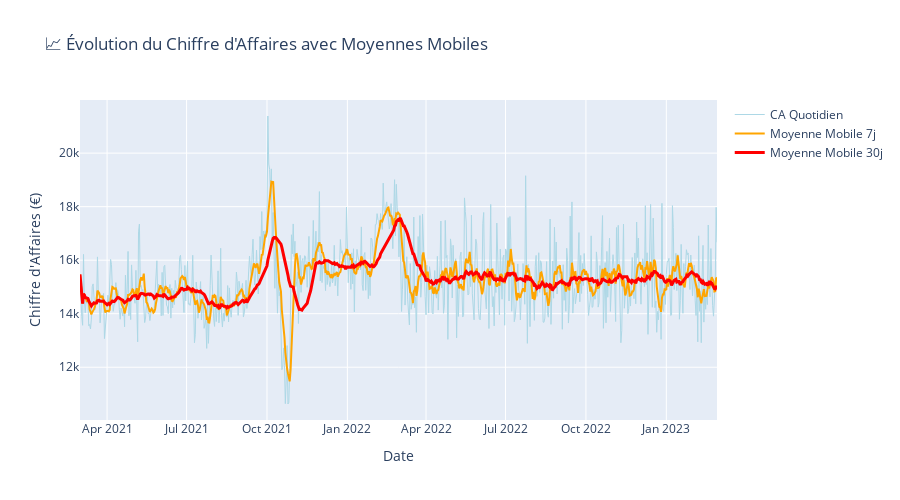

Source (notebook cell):
### Code cell
fig.update_layout(
    title='📈 Évolution du Chiffre d\'Affaires avec Moyennes Mobiles',
    xaxis_title='Date', 
    yaxis_title='Chiffre d\'Affaires (€)',
    height=500,
    hovermode='x unified'
)
fig.show()

### Figure 1 — Plotly figure (JSON) as saved in the notebook; plotly's stock layout.template omitted (floating-point values rounded to 4 significant figures; data arrays with more than 128 entries replaced by an {"elided": "..."} marker saying what was removed)
{"data": [{"hovertemplate": "Date: %{x}<br>CA: %{y:,.2f}€<extra></extra>", "line": {"color": "lightblue", "width": 1}, "mode": "lines", "name": "CA Quotidien", "type": "scatter", "x": {"elided": "730 str values"}, "y": {"elided": "730 float values"}}, {"hovertemplate": "Date: %{x}<br>Moyenne 7j: %{y:,.2f}€<extra></extra>", "line": {"color": "orange", "width": 2}, "mode": "lines", "name": "Moyenne Mobile 7j", "type": "scatter", "x": {"elided": "730 str values"}, "y": {"elided": "730 float values"}}, {"hovertemplate": "Date: %{x}<br>Moyenne 30j: %{y:,.2f}€<extra></extra>", "line": {"color": "red", "width": 3}, "mode": "lines", "name": "Moyenne Mobile 30j", "type": "scatter", "x": {"elided": "730 str values"}, "y": {"elided": "730 float values"}}], "layout": {"height": 500, "hovermode": "x unified", "title": {"text": "📈 Évolution du Chiffre d'Affaires avec Moyennes Mobiles"}, "xaxis": {"title": {"text": "Date"}}, "yaxis": {"title": {"text": "Chiffre d'Affaires (€)"}}}}
